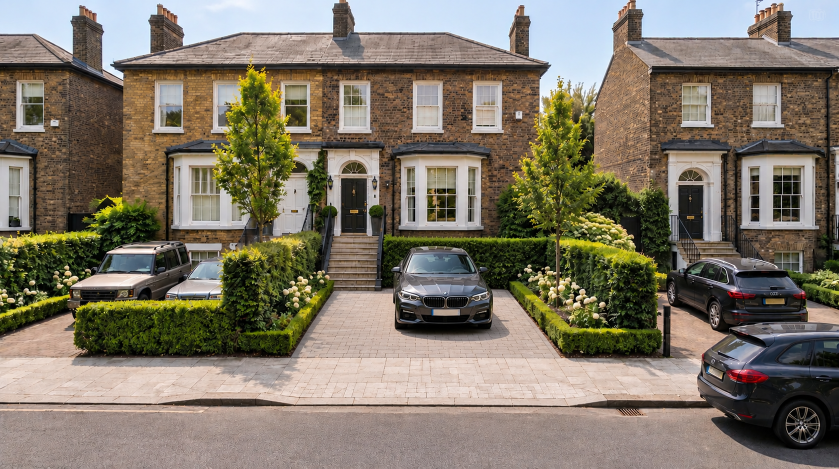
#> input picture assets/disc022/img/PlotNua_Hidden_Cars_BEFORE.png, 1678 x 937 px (shown at 1/2 size)
$ python build-disc022-hero-pair.py ../assets/disc022/img/PlotNua_Hidden_Cars_BEFORE.png
#> lines starting #> are read from the running program, lines starting #| are printed output that depends on the picture
#!/usr/bin/env python3
"""
DISC-022 The Hidden Cars · hero pair (founder instruction, 31 Oct 2026: "The two approved images are now saved in
the DISC-022: The Hidden Cars folder ... Preserve the approved images without unnecessary editing").

  BEFORE   assets/disc022/img/PlotNua_Hidden_Cars_BEFORE.png              the street, family car on the driveway
  POSSIBLE assets/disc022/img/PlotNua_Underground_Car_Lift_Possible.png   the same street, the driveway a car lift

Both files are the founder's, byte for byte (1678 x 937 PNG), each carrying its own OpenAI C2PA credential
recording an AI generation; they are declared from that metadata (Governance 2.0, Rule 2) and the page carries the
approved disclosure beneath the hero. The pair aligns as supplied (feature match: scale 0.9999, shift under 0.3 px),
so nothing is composited, cropped or stretched. WebP re-encodings (1678 / 1408 / 960 px) are served to browsers
that take WebP; the PNG itself is the <img> fallback. The page is built by build-release7-hero-sliders.py.

  python3 atlas-tools/build-disc022-hero-pair.py          build (files, register)
  python3 atlas-tools/build-disc022-hero-pair.py --check  verify, write nothing
"""
import hashlib, io, json, pathlib, re, sys
from PIL import Image, __version__ as PIL_VERSION

ROOT = pathlib.Path(__file__).resolve().parent.parent
REG = ROOT / "image-provenance-records.json"
CHECK = "--check" in sys.argv
D = "assets/disc022/img/"
SRC = {"BEFORE": D + "PlotNua_Hidden_Cars_BEFORE.png", "POSSIBLE": D + "PlotNua_Underground_Car_Lift_Possible.png"}
SHA = {"BEFORE": "6e04d954965f53d76468dd1839c3fe8e9a73e78a0b98d293a51b5736054b4b25",
       "POSSIBLE": "6e5d120b8624cc03a0126f7b3f7ba00052a2bb55dae1c7b5516d519d94141b45"}
SIZES = "(max-width:1024px) and (orientation:portrait) 150vw, max(100vw, 132svh)"
W, H = 1678, 937
def sha(b): return hashlib.sha256(b).hexdigest()


def enc(im, w):
    if w != im.width:
        im = im.resize((w, round(w * im.height / im.width)), Image.LANCZOS)
    b = io.BytesIO(); im.save(b, "WEBP", quality=80, method=6); return b.getvalue()


def webps(role):
    im = Image.open(ROOT / SRC[role]).convert("RGB")
    base = SRC[role][:-4]
    return {base + "-1678.webp": (enc(im, 1678), "webp-reencode", "Pillow %s, WebP quality 80, method 6" % PIL_VERSION),
            base + "-1408.webp": (enc(im, 1408), "webp-resize", "Pillow %s, WebP quality 80, method 6, Lanczos resize to 1408px wide" % PIL_VERSION),
            base + "-960.webp": (enc(im, 960), "webp-resize", "Pillow %s, WebP quality 80, method 6, Lanczos resize to 960px wide" % PIL_VERSION)}


def read_c2pa(path):
    import c2pa
    with c2pa.Reader(str(path)) as r:
        j = json.loads(r.json())
    m = j["manifests"][j["active_manifest"]]
    acts = [a for x in m.get("assertions", []) if "actions" in x["label"] for a in x["data"]["actions"]]
    ai = any(a.get("action") == "c2pa.created" and "trainedAlgorithmicMedia" in str(a.get("digitalSourceType", "")) for a in acts)
    sig = m.get("signature_info", {})
    codes = sorted({s["code"] for s in (j.get("validation_status") or [])})
    return ai, sig.get("issuer"), sig.get("time"), len(m.get("ingredients", [])), j.get("validation_state"), codes


def main():
    for role, a in SRC.items():
        if sha((ROOT / a).read_bytes()) != SHA[role]:
            sys.exit("REFUSED: %s is not the founder's file (sha256)" % a)
    files = {}
    for role in SRC:
        for a, v in webps(role).items():
#> in webps, im is the input picture: PIL image 1678x937 RGB; mean R, G, B 127.3, 119.1, 104.4
#> call 2 of enc, with w = 1408
#> in enc (call 2), `im = im.resize((w, round(w * im.height / im.width)), Image.LANCZOS)`:
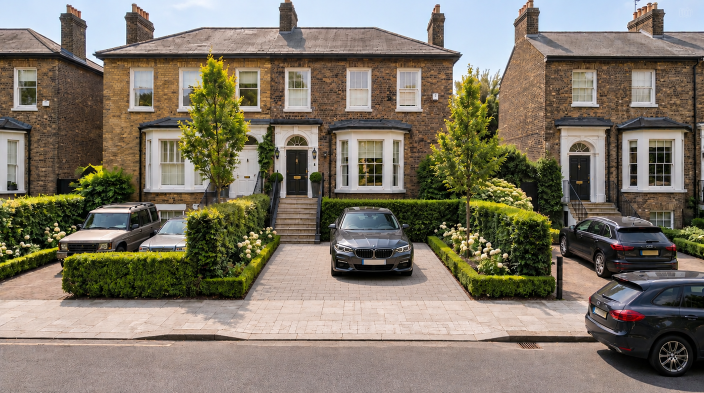
#> im: PIL image 1408x786 RGB (shown at 1/2 size); mean R, G, B 127.3, 119.1, 104.4
#> call 3 of enc, with w = 960
#> in enc (call 3), `im = im.resize((w, round(w * im.height / im.width)), Image.LANCZOS)`:
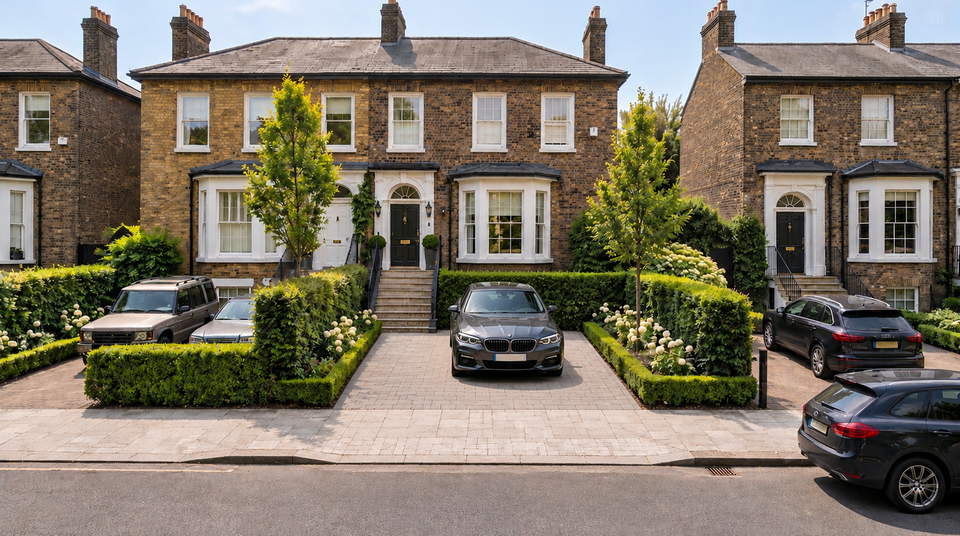
#> im: PIL image 960x536 RGB; mean R, G, B 127.3, 119.1, 104.4
            files[a] = (role,) + v
#> pass 2 of the loop in main, `for role in SRC:`:
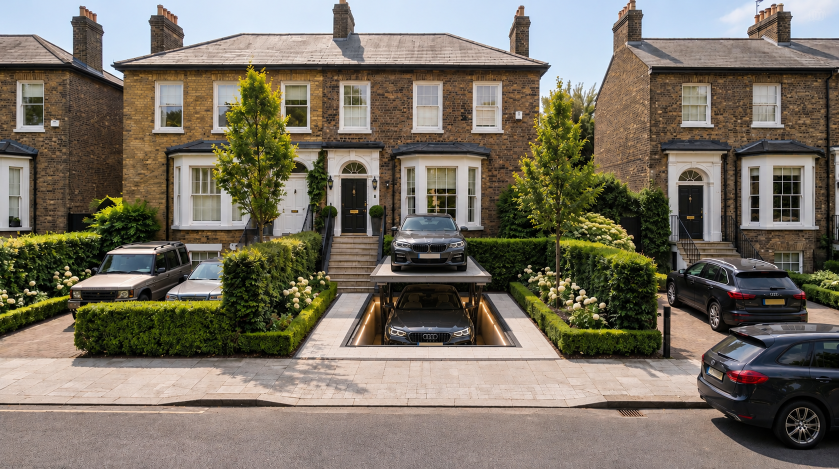
#> input picture assets/disc022/img/PlotNua_Underground_Car_Lift_Possible.png, 1678 x 937 px (shown at 1/2 size)
#> in webps, im is the input picture: PIL image 1678x937 RGB; mean R, G, B 120.4, 113, 99.4
#> in enc (call 5), `im = im.resize((w, round(w * im.height / im.width)), Image.LANCZOS)`:
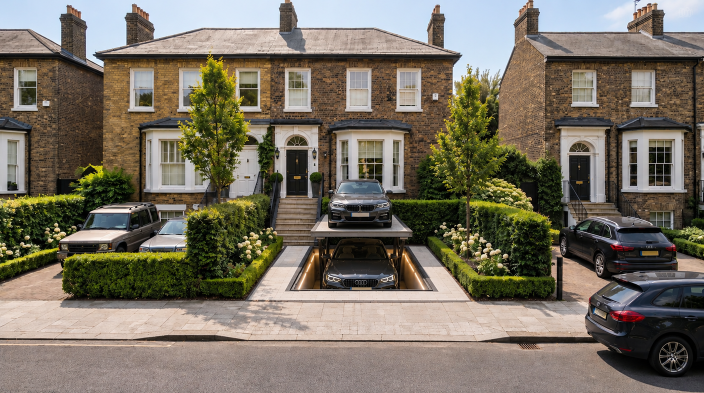
#> im: PIL image 1408x786 RGB (shown at 1/2 size); mean R, G, B 120.4, 113, 99.4
#> in enc (call 6), `im = im.resize((w, round(w * im.height / im.width)), Image.LANCZOS)`:
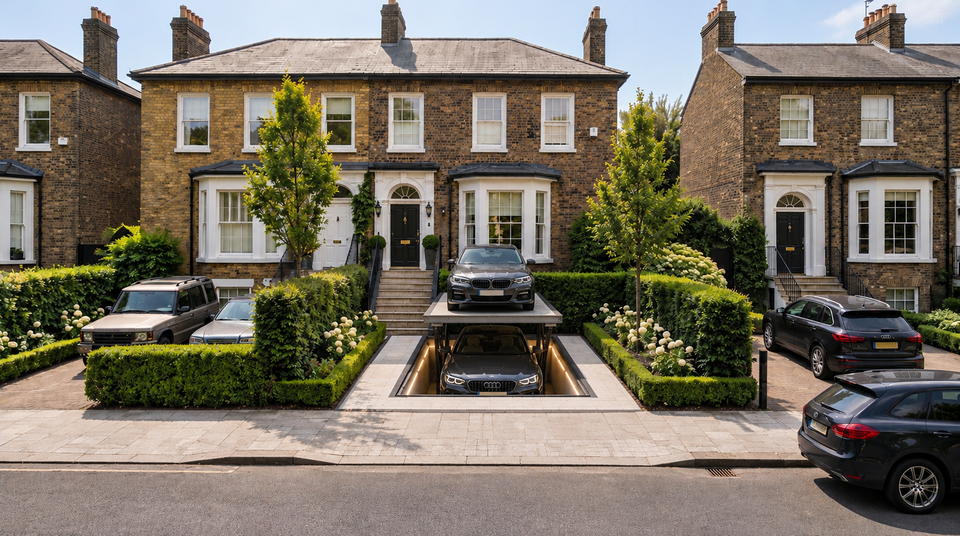
#> im: PIL image 960x536 RGB; mean R, G, B 120.4, 113, 99.4
#> (the run stopped early here; a loop or call above may not have finished)
